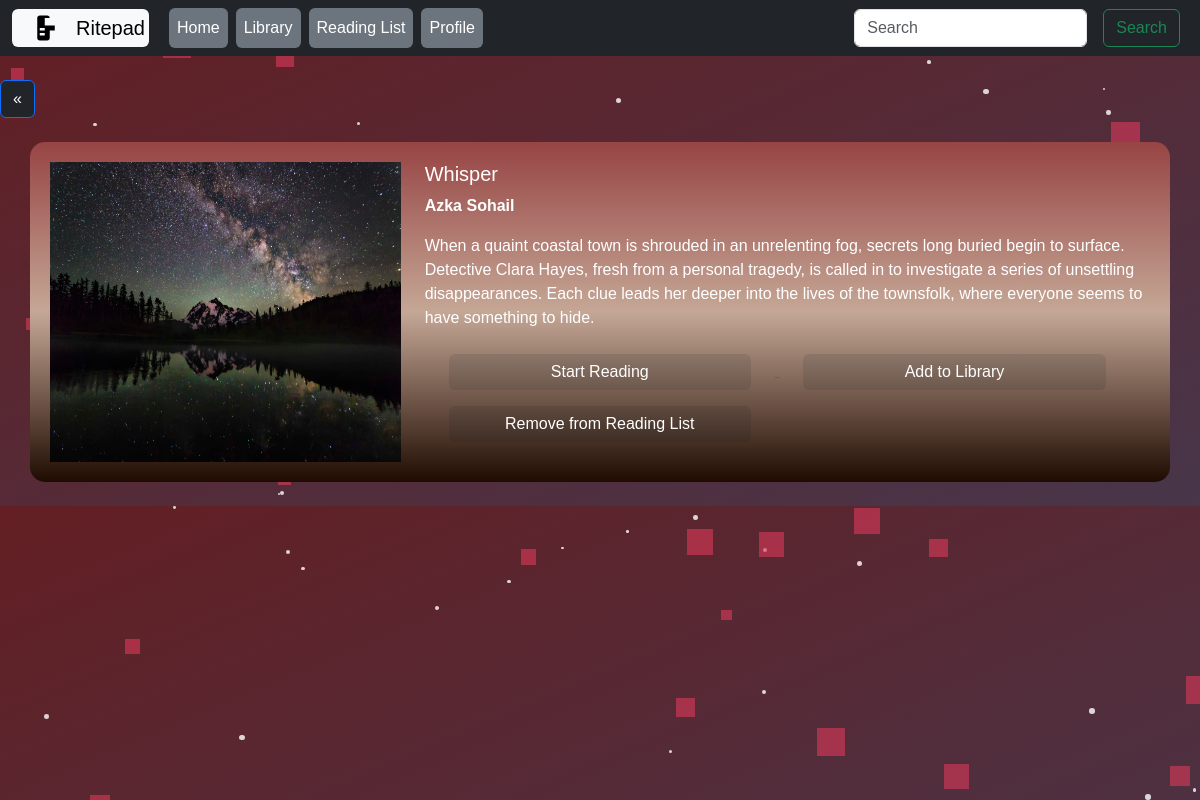
/read/bookview/1 (signed in), run on the app's committed database.
### read/models.py (models this page shows, shortened)
class Book(models.Model):
    book_id=models.AutoField
    user_id=models.ForeignKey(User, on_delete=models.CASCADE, default=1)
    book_name=models.CharField(max_length=50)
    book_author=models.CharField(max_length=50, default="", blank=True, null=True)
    book_genre=models.ForeignKey(Genre, on_delete=models.CASCADE, default="")
    description=models.CharField(max_length=5000, default="", blank=True, null=True)
    pub_date=models.DateField()
    image=models.ImageField(upload_to="read/images", default="")

### read/views.py (the view)
# urls.py: path("bookview/<int:bookid>", views.bookview, name="BookView"),
@login_required
def bookview(request,bookid):
    writer=False
    user_id=0
    books = Book.objects.values()
    book_chp=True
    chap=Chapter.objects.filter(book_id_id=bookid)
    n = len(chap)
    library=False
    reading_list=False
    book_writer=None
    if n==0:
        book_chp=False
    for book in books:
        if book['id']==bookid:
            book_writer=book['user_id_id']
            break
        print(book)
    if request.user.is_authenticated:
        user_id=request.user.id
    if book_writer==user_id:
        writer=True
    lib_chp=library_book.objects.values()
    for lib in lib_chp:
        if lib['userid_id']==user_id and lib['lib_bookid_id']==bookid:
            library=True
    reading_list_book=Reading_list.objects.values()
    for read in reading_list_book:
        if read['userid_id']==user_id and read['read_bookid_id']==bookid:
            reading_list=True
    print(book_chp)
    return render(request,'read/bookview.html',{'book':book,'writer':writer,'book_chp':book_chp,'library':library,'reading_list':reading_list})

### read/templates/read/bookview.html (shortened to what this page needs)
{% extends 'read/basic.html' %}
{% block body %}
<div id="stars-container"></div>
<div class="container my-4">
    <div class="row">
        <div class="col-md-4">
            <div class="row">
                <img src="/media/{{ book.image }}" width="80%" height="300px" class="rounded">
            </div>
        </div>
        <div class="col-md-8">
            <h5>{{ book.book_name }}</h5>
            <p><b>{{ book.book_author }}</b></p>
            <p>{{ book.description }}</p>
            <div>
                {% if not library %}
                <a href="/read/chapters/{{ book.id }}">
                    <button type="button" name="button" class="btn btn-success col-md-5 mx-4 my-2" id="start">Start Reading</button>
                </a>
                <a href="/read/library/{{ book.id }}">
                    <button type="button" name="button" class="btn btn-success col-md-5 mx-4 my-2" id="add_library">Add to Library</button>
                </a>
                {% endif %}
                {% if reading_list %}
                <a href="/read/remove_readinglist/{{ book.id }}">
                    <button type="button" name="button" class="btn btn-success col-md-5 mx-4 my-2" id="rem_reading">Remove from Reading List</button>
                </a>
                {% endif %}
            </div>
        </div>
    </div>
</div>
{% endblock %}

### read/templates/read/bookview.html (style rules this page uses)
body { background: linear-gradient(to bottom right, rgba(82, 6, 11, 0.9), rgba(52, 32, 54, 0.9) ); color: #fff; font-family: Arial, sans-serif; overflow: hidden; }
#stars-container { position: fixed; top: 0; left: 0; width: 100%; height: 100%; pointer-events: none; z-index: -1; }
.container { background: linear-gradient(#974444, #c5a796, #1f0b01); border-radius: 15px; padding: 20px; }
.btn-success { background:#ff4a6b ; background-color: rgba(2, 28, 37, 0.1); border: none; }

### data on the page
Book: image (picture), book_name "Whisper", book_author "Azka Sohail", description "When a quaint coastal town is shrouded in an unrelenting fog, secrets long buried begin to surface. Detective Clara Hayes, fresh from a personal tragedy, is called in to investigate a series of unsettling disappearances. Each clue leads her deeper into the lives of the townsfolk, where everyone seems to have something to hide."
